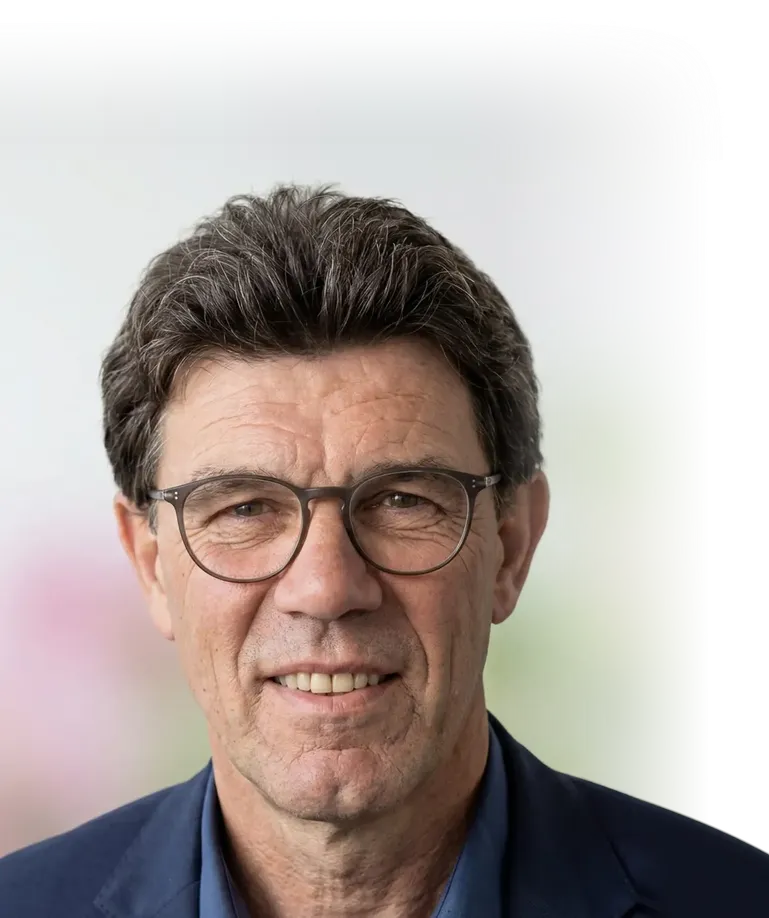
#> input picture mockup-v3/block-mockups/waarom-kweker/img/fd-podpis-bust.webp, 769 x 918 px, shrunk from 1440 x 1718 before the run
$ python fd_top_portrait.py
#> lines starting #> are read from the running program, lines starting #| are printed output that depends on the picture
# Mockup tool (not site code): the phone portrait for the founder card with the photo on top (variant F, owner 26 Nov: the face
# first on the phone, with a soft transition into the card instead of a hard edge). Source: img/fd-podpis-bust.webp (the approved
# phone bust; its top and right side already dissolve into the card). Only its bottom changes, nothing is painted: the photo
# goes progressively soft and fades out to fully transparent at the bottom edge, so the jacket dissolves into the card colour
# behind it. The fade follows an arc: under the chin (the face's centre, x 42 %) it begins at 88.5 % of the height, so the chin
# stays whole; towards the edges it begins higher (80 %), so the shoulders dissolve first and there is no straight band (a
# straight fade from 88.5 % left a visible horizontal edge across the jacket). Output: img/fd-podpis-top.webp (1440x1718, RGBA).
# Usage: python3 tools/fd_top_portrait.py [start under the chin] [start at the edges] [blur]
import pathlib, sys
import numpy as np
from PIL import Image, ImageFilter
D = pathlib.Path(__file__).resolve().parent.parent
START = float(sys.argv[1]) if len(sys.argv) > 1 else .885
EDGE = float(sys.argv[2]) if len(sys.argv) > 2 else .80
BLUR = float(sys.argv[3]) if len(sys.argv) > 3 else 26   # source px at the bottom edge (about 6 css px on a 390 px phone)
CX = .42                                                  # the face's centre, as a fraction of the width
src = Image.open(D / 'img' / 'fd-podpis-bust.webp').convert('RGBA')
#> src is the input picture: PIL image 769x918 RGBA; mean R, G, B, A 151.5, 142.5, 136.7, 189.5
W, H = src.size
#> W = 769; H = 918
a = np.asarray(src).astype(np.float64) / 255
# premultiplied, so blurring next to the transparent backdrop brings in no dark fringe
pm = a.copy(); pm[..., :3] *= pm[..., 3:4]
#> after `pm[..., :3] *= pm[..., 3:4]`:
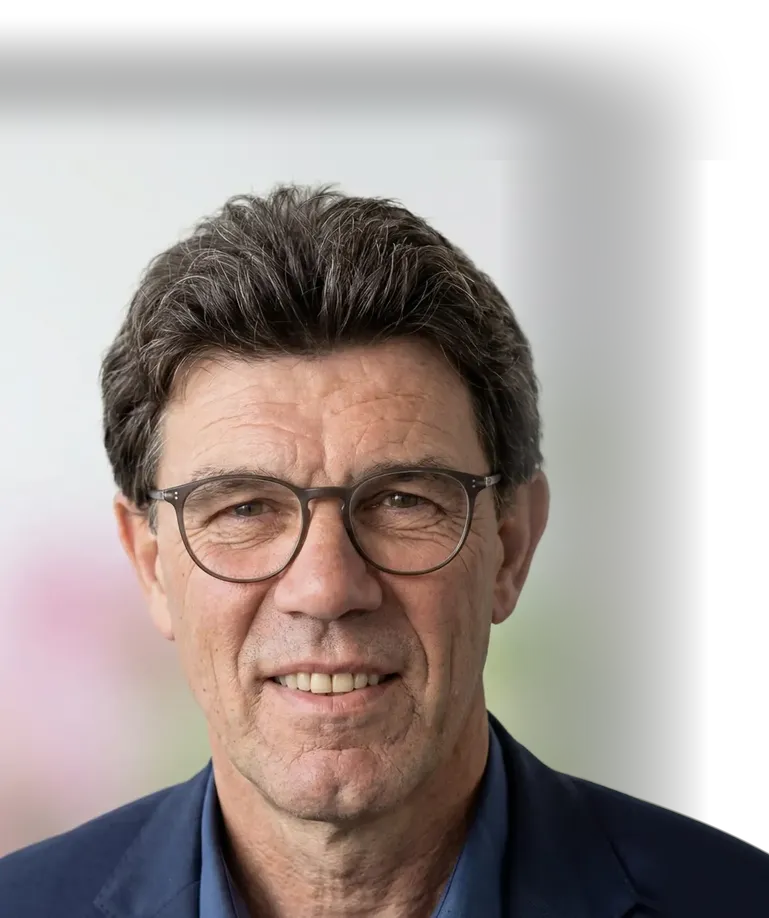
#> pm: shape (918, 769, 4) float64; mean R, G, B, A 0.449, 0.411, 0.395, 0.743; transparent parts drawn white
blurred = np.asarray(Image.fromarray((pm * 255).round().astype(np.uint8), 'RGBA').filter(ImageFilter.GaussianBlur(BLUR))).astype(np.float64) / 255
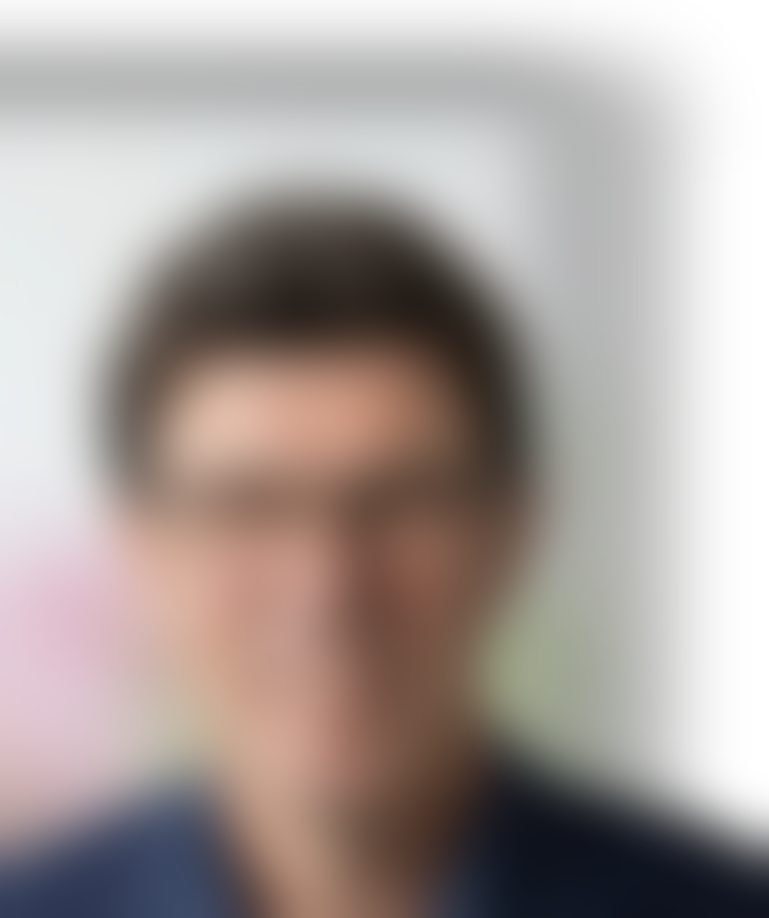
#> blurred: shape (918, 769, 4) float64; mean R, G, B, A 0.449, 0.411, 0.395, 0.743; transparent parts drawn white
y = (np.arange(H) / (H - 1))[:, None]
#> y = 918 values from 0 to 1
x = (np.arange(W) / (W - 1))[None, :]
start = START - (START - EDGE) * np.clip(np.abs(x - CX) / max(CX, 1 - CX), 0, 1) ** 2
t = np.clip((y - start) / (1 - start), 0, 1)
smooth = (t * t * (3 - 2 * t))[..., None]
mix = pm * (1 - smooth) + blurred * smooth
fade = 1 - smooth ** .85          # eased: the fade gains speed once the collar is reached, ends fully transparent
out = mix * fade
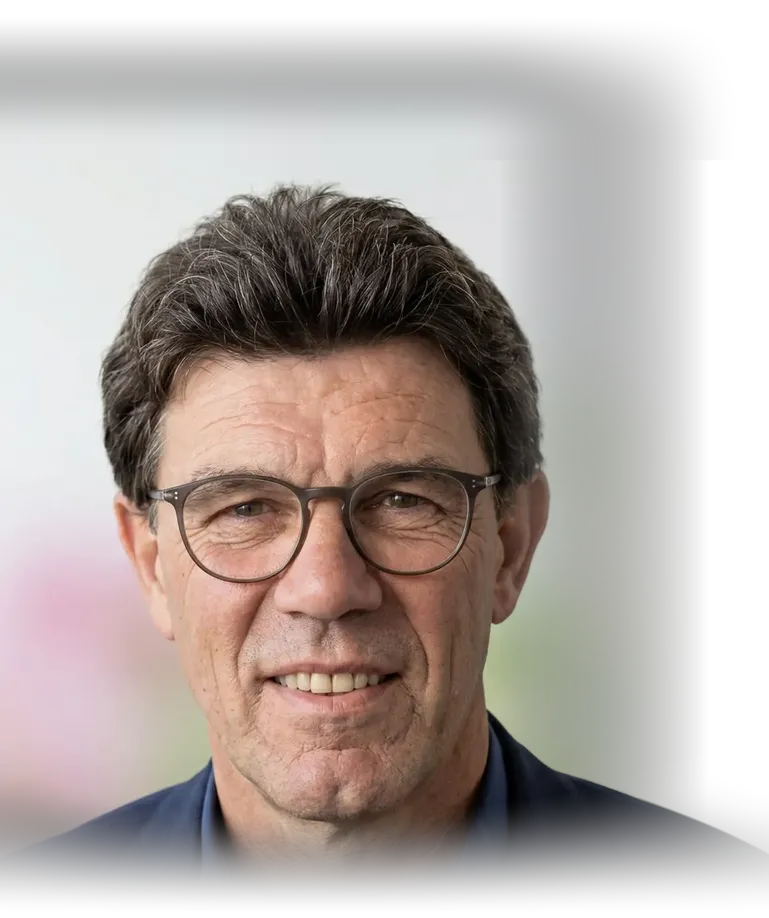
#> out: shape (918, 769, 4) float64; mean R, G, B, A 0.433, 0.396, 0.376, 0.672; transparent parts drawn white
alpha = out[..., 3:4]
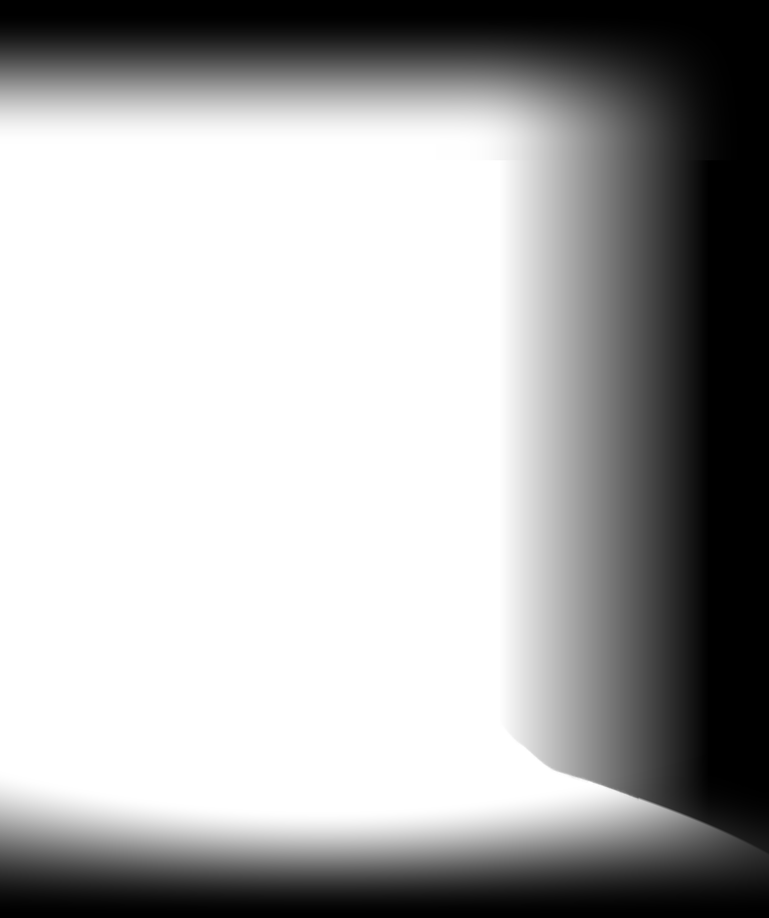
#> alpha: shape (918, 769, 1) float64; min 0, max 1, mean 0.672
rgb = np.where(alpha > 1e-4, out[..., :3] / np.maximum(alpha, 1e-4), 0)
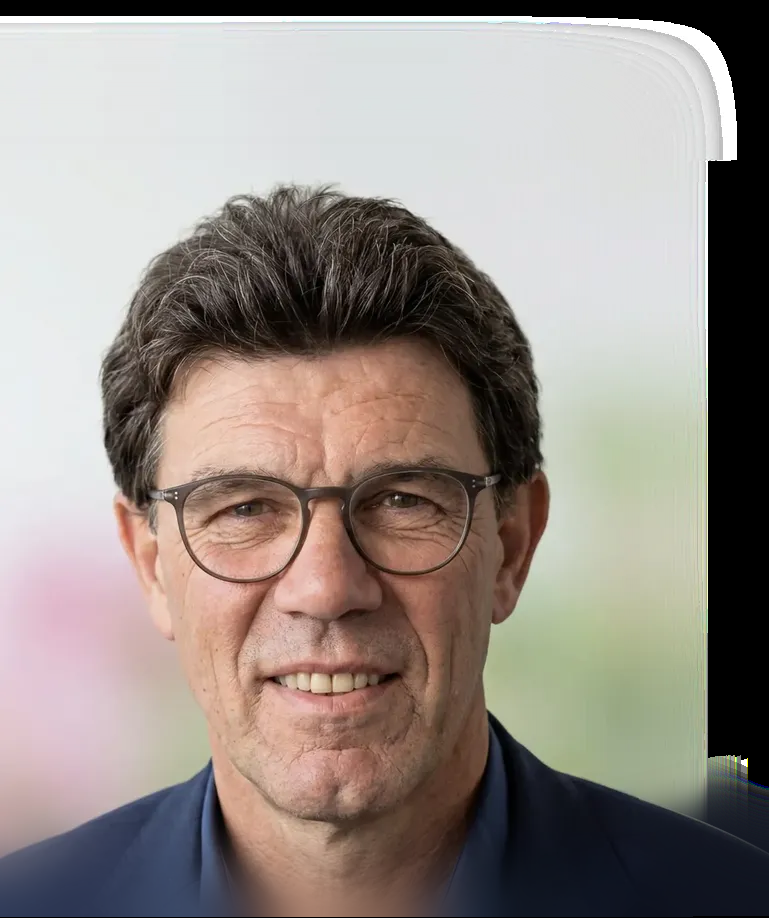
#> rgb: shape (918, 769, 3) float64; mean R, G, B 0.59, 0.555, 0.532
res = np.concatenate([rgb, alpha], axis=-1)
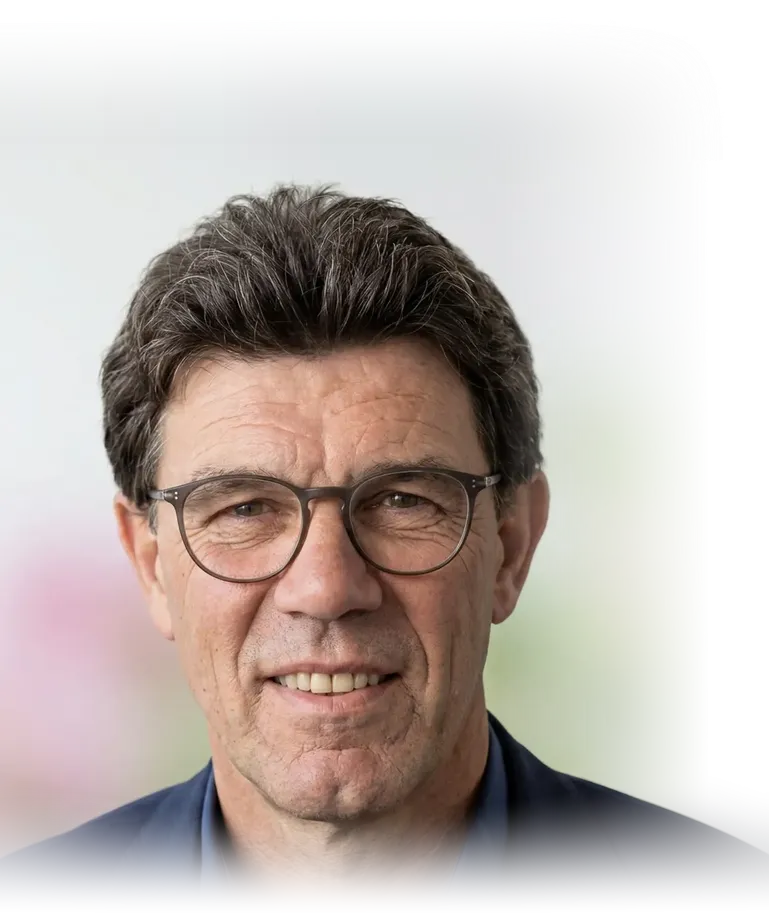
#> res: shape (918, 769, 4) float64; mean R, G, B, A 0.59, 0.555, 0.532, 0.672; transparent parts drawn white
Image.fromarray(np.clip(res * 255, 0, 255).round().astype(np.uint8), 'RGBA').save(D / 'img' / 'fd-podpis-top.webp', 'WEBP', quality=86, alpha_quality=100, method=6)
print('img/fd-podpis-top.webp', W, H, 'fade from', START, 'under the chin,', EDGE, 'at the edges')
#| img/fd-podpis-top.webp 769 918 fade from 0.885 under the chin, 0.8 at the edges

$ run again, with mockup-v3/block-mockups/waarom-kweker/img/B2BHERO-sm.webp copied over mockup-v3/block-mockups/waarom-kweker/img/fd-podpis-bust.webp
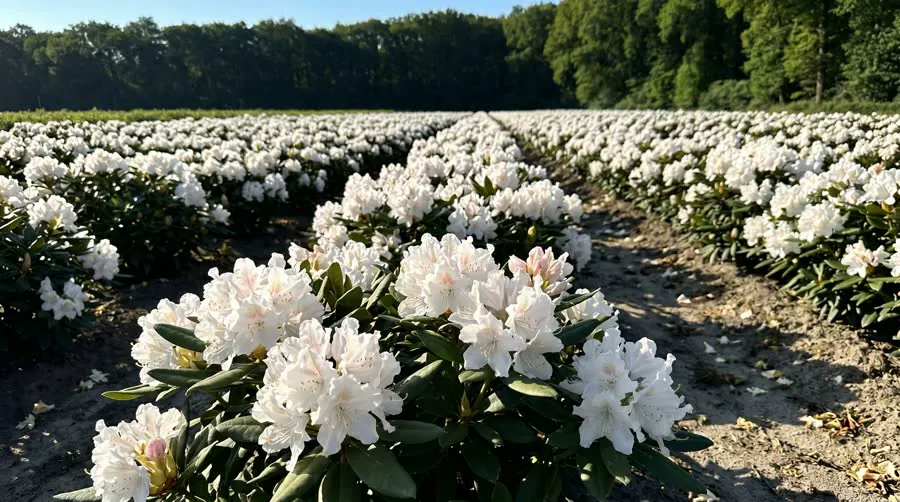
#> input picture mockup-v3/block-mockups/waarom-kweker/img/B2BHERO-sm.webp, 900 x 502 px
#> `alpha = out[..., 3:4]`:
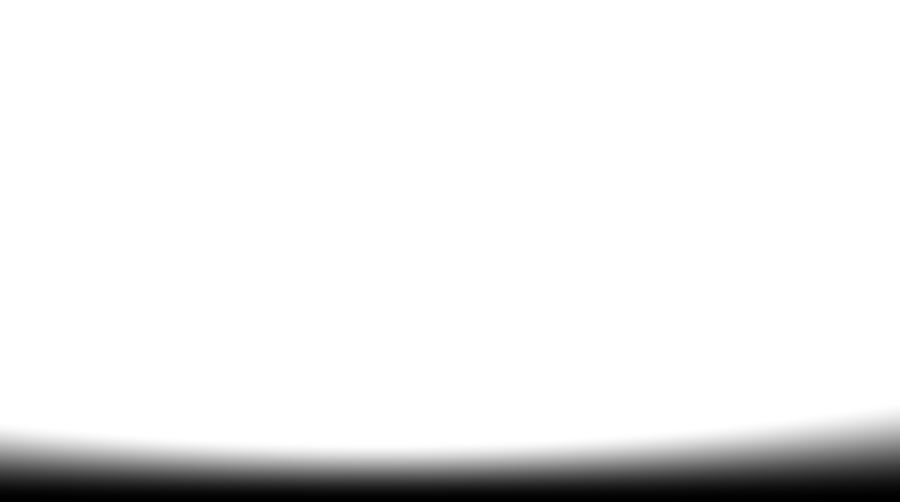
#> alpha: shape (502, 900, 1) float64; min 0, max 1, mean 0.926
#> `res = np.concatenate([rgb, alpha], axis=-1)`:
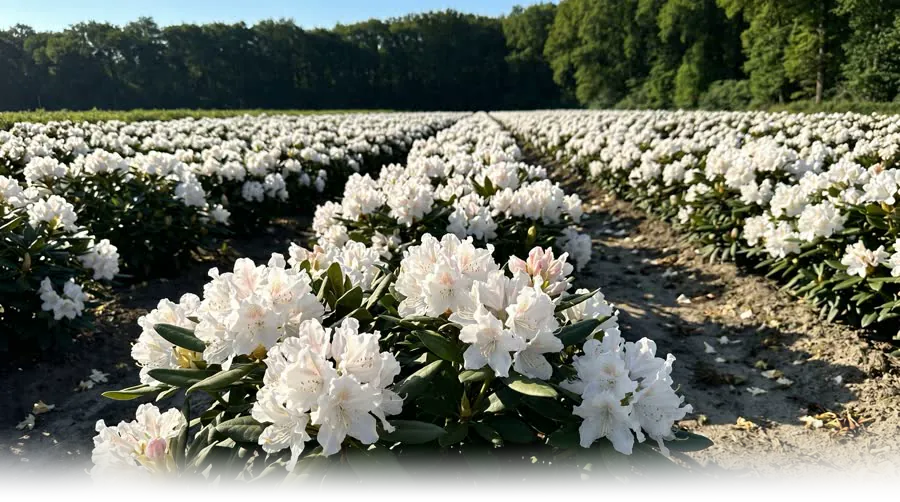
#> res: shape (502, 900, 4) float64; mean R, G, B, A 0.382, 0.397, 0.342, 0.926; transparent parts drawn white
#| img/fd-podpis-top.webp 900 502 fade from 0.885 under the chin, 0.8 at the edges

$ run again, with mockup-v3/block-mockups/waarom-kweker/img/catawbiense-boursault-160.webp copied over mockup-v3/block-mockups/waarom-kweker/img/fd-podpis-bust.webp
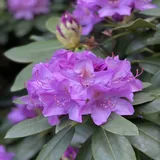
#> input picture mockup-v3/block-mockups/waarom-kweker/img/catawbiense-boursault-160.webp, 160 x 160 px
#> `alpha = out[..., 3:4]`:
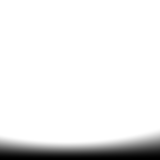
#> alpha: shape (160, 160, 1) float64; min 0, max 1, mean 0.924
#> `res = np.concatenate([rgb, alpha], axis=-1)`:
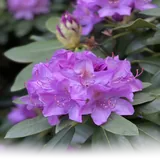
#> res: shape (160, 160, 4) float64; mean R, G, B, A 0.437, 0.361, 0.477, 0.924; transparent parts drawn white
#| img/fd-podpis-top.webp 160 160 fade from 0.885 under the chin, 0.8 at the edges

$ run again, with mockup-v3/block-mockups/waarom-kweker/img/catawbiense-boursault-2-lg.webp copied over mockup-v3/block-mockups/waarom-kweker/img/fd-podpis-bust.webp
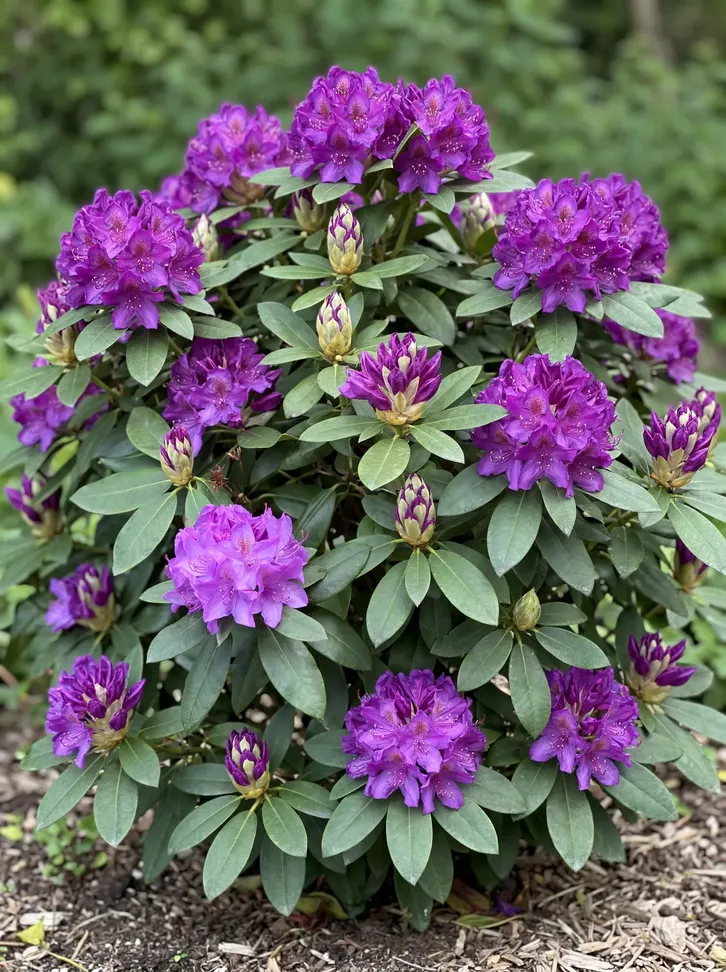
#> input picture mockup-v3/block-mockups/waarom-kweker/img/catawbiense-boursault-2-lg.webp, 726 x 972 px, shrunk from 1344 x 1800 before the run
#> `alpha = out[..., 3:4]`:
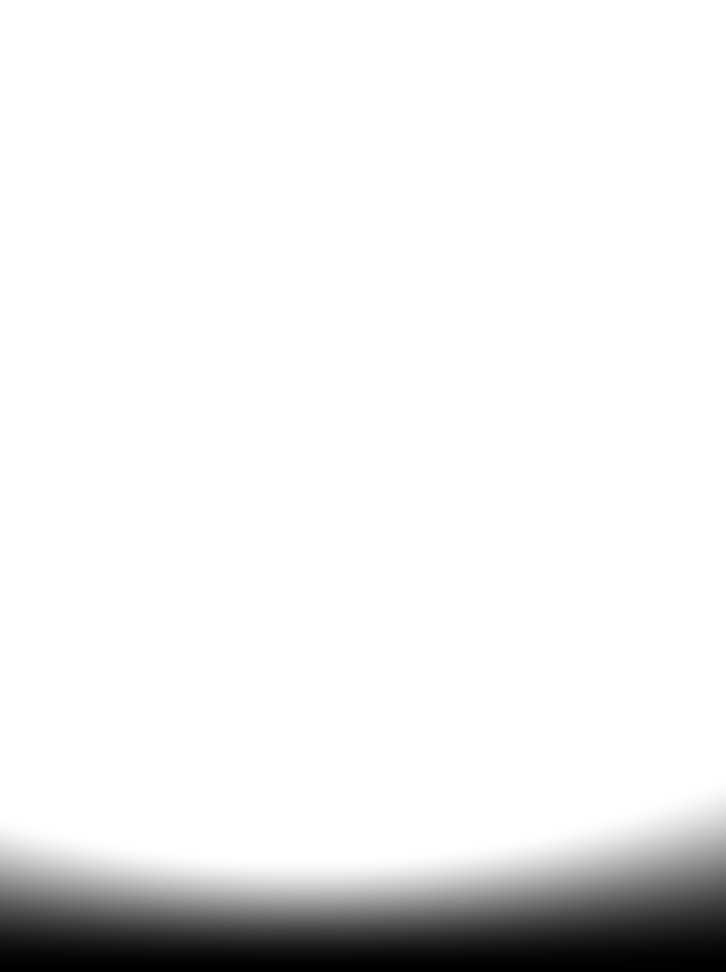
#> alpha: shape (972, 726, 1) float64; min 0, max 1, mean 0.926
#> `res = np.concatenate([rgb, alpha], axis=-1)`:
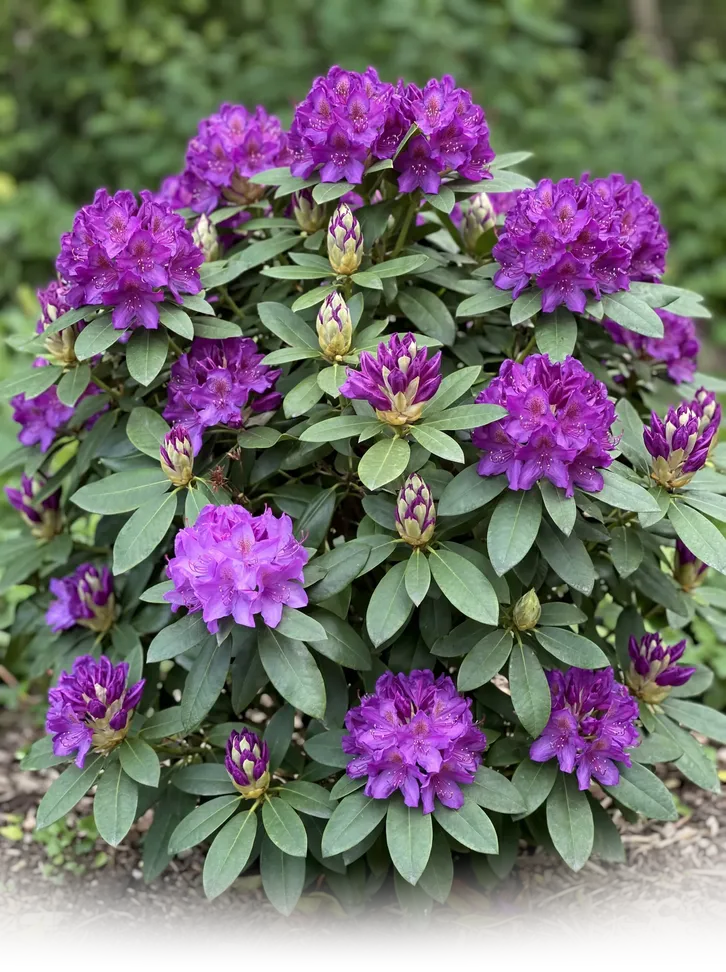
#> res: shape (972, 726, 4) float64; mean R, G, B, A 0.419, 0.39, 0.394, 0.926; transparent parts drawn white
#| img/fd-podpis-top.webp 726 972 fade from 0.885 under the chin, 0.8 at the edges
